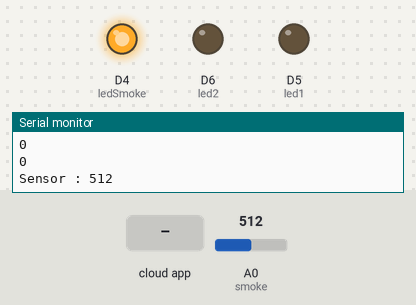
A sketch run on a simulated ESP8266 (NodeMCU). On the bench: output pins drawn as LEDs (lit = HIGH), the last lines printed to the serial monitor. The test bench sets the inputs (shaded band); at power-on: A0 (smoke) = 512. WiFi joins after 1.5 s; servers stay silent unless stated; the Firebase database answers and starts empty.

Above: at 3.2 s.
3.3 s: the phone or cloud app sets LED1 to 1
At 5.8 s:
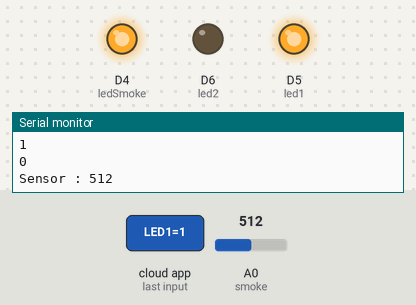
6.3 s: A0 (smoke) set to 0
At 8.2 s:
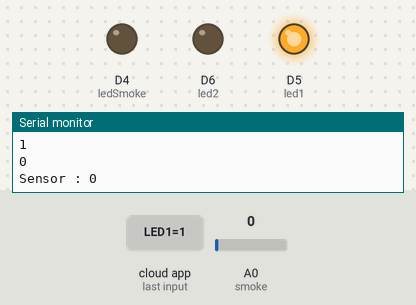
8.6 s: the phone or cloud app sets LED2 to 1
At 9.7 s:
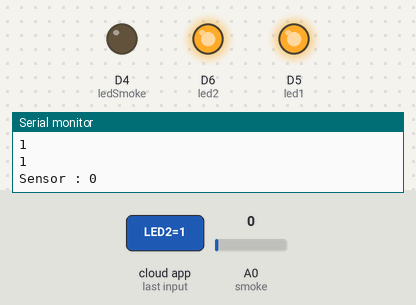
10.5 s: the phone or cloud app sets LED1 to 0
At 12.1 s:
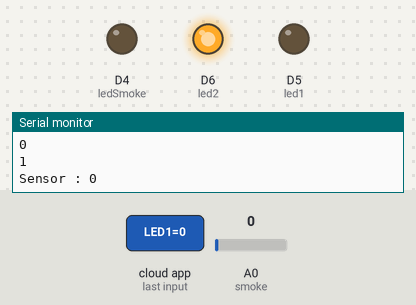
12.4 s: A0 (smoke) set to 122
At 13.7 s:
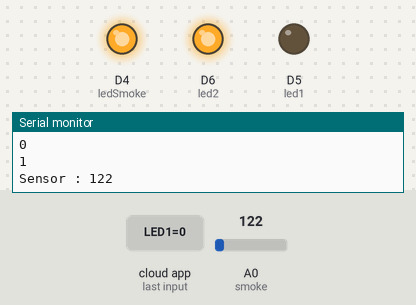
14.8 s: the phone or cloud app sets LED1 to 1
At 15.6 s:
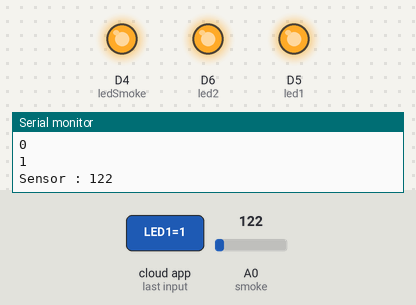
Timing chart, 0 to 17.5 s (numbered marks = the images above; inputs shaded):
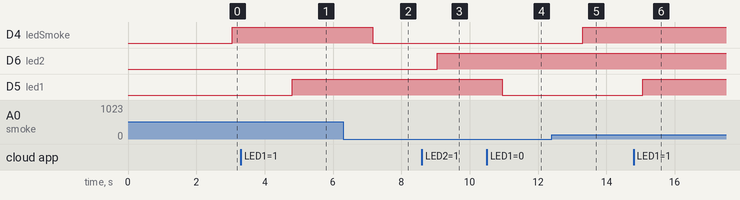

The sketch:

firebase.ino
```cpp
//Add Library
#include <ESP8266WiFi.h>
#include <FirebaseArduino.h>

//Explicit ประกาศตัวแปร
int led1 = D5;
int led2 = D6;
int myDelay = 1000;//ค่าของเวลาจะมีหน่วยเป็น มิลลิวินาที
int intIndex = 0;
int intSwitch = 0;
int intSwitch2 = 0;
int smoke = A0;
int sensorThres = 0;
int ledSmoke = D4;

//การกำหนดค่าคงที
#define wifiSSID "Kik"    //String wifiSSID="";
#define wifiPassword "12345678"
//-------------------------------------------------
//การทำงานบนfirebase
#define firebaseHost "kornchrismas.firebaseio.com"
#define firebaseKey "MBs1mOgX357Bf0egUqd8YMuhjNJEp8Ula6Fw6iHb"
//-------------------------------------------------


void setup() {

  //  ส่วนที่กำหนดการส่งสัญญาณ digital Out จากขาของ Node
  pinMode(led1, OUTPUT);
  pinMode(led2, OUTPUT);
  pinMode(smoke, INPUT);

  pinMode(ledSmoke, OUTPUT);

//  การกำหนดช่องทางในการ monitor
  Serial.begin(9600);
//-------------------------------------------------
//  การกำหนดข้อมูลเกี่ยวกับการเชื่อมต่อ wifi
  WiFi.mode(WIFI_STA);
  WiFi.begin(wifiSSID, wifiPassword);
  Serial.println("Start Find WiFi");

  while(WiFi.status() != WL_CONNECTED)
  {
    //ถ้า Condition Ture จะทำงานที่นี้
    Serial.print("=");
    delay(1000);

    }

//    ถ้ามาทำงานตรงนี้คือ Connected WiFi ได้แล้ว
  Serial.println();
  Serial.println("Success Connected WiFi");
  Serial.println(WiFi.localIP());

//------------------------------------------------------
//  ส่วนของการเชื่อมต่อ Firebase

  Firebase.begin(firebaseHost, firebaseKey);

}//setup

void loop() {


//  Serial.println("Hello Supawadee");
//  delay(2000);

//Check Connected Firebase
  Firebase.setInt("index", intIndex);

  if (Firebase.failed()) {

    //   มื่อไรก็ตามที่ไม่สามารถเข้า Firebase
    Serial.print("Connot Connected Firebase :...");
    Serial.println(Firebase.error());
    return;
    delay(myDelay);
    }

  Serial.print("Success Connected Firebase Times ==>\n");
  Serial.println(Firebase.getInt("LED1"));
  Serial.println(Firebase.getInt("LED2"));

  intIndex = Firebase.getInt("index");

  intIndex++;

  intSwitch = Firebase.getInt("LED1");

  if(intSwitch==0){
    //  for led1
      digitalWrite(led1, LOW);   // turn the LED on (HIGH is the voltage level)
  }

  else {
      digitalWrite(led1, HIGH);
  }

  intSwitch2 = Firebase.getInt("LED2");

  if(intSwitch2==0){
    //  for led2
      digitalWrite(led2, LOW);   // turn the LED on (HIGH is the voltage level)
  }

  else {
      digitalWrite(led2, HIGH);
    }

//------------------------------------------------------------------------------
//  sensersmoke

  int analogSensor = analogRead(smoke);
  Firebase.setInt("SensorGas", analogSensor);

  Serial.print("Sensor : ");
  Serial.println(analogSensor);

  if (analogSensor > sensorThres) {
    digitalWrite(ledSmoke, HIGH);
  }

  else {
    digitalWrite(ledSmoke, LOW);
  }

  delay(myDelay);


}//Loop
```

Measured:
- after the input at 3.3 s, D5 (led1): LOW → HIGH after 1.5 s
- after the input at 6.3 s, D4 (ledSmoke): HIGH → LOW after 0.86 s
- after the input at 8.6 s, D6 (led2): LOW → HIGH after 0.46 s
- after the input at 10.5 s, D5 (led1): HIGH → LOW after 0.46 s
- after the input at 12.4 s, D4 (ledSmoke): LOW → HIGH after 0.91 s
- after the input at 14.8 s, D5 (led1): LOW → HIGH after 0.26 s
